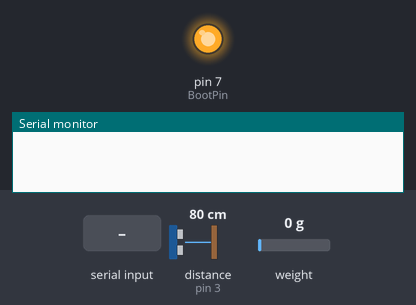
A sketch run on a simulated Arduino Mega 2560, built with avr-gcc and run on an emulated ATmega2560. Shown: output pins drawn as LEDs (lit = HIGH), the last lines printed to the serial monitor. The test bench sets the inputs (shaded band); at power-on: weight on the scale 0 g, distance to the obstacle (sensor on pin 3) 80 cm. The echo pulse lasts 58.3 µs per cm; storage starts empty; the modem accepts every AT command (registered, SIM ready, sends succeed) and sends nothing else; pins used as bus, display or sensor lines are not drawn.

Above: at 0.1 s.
At 5.0 s:
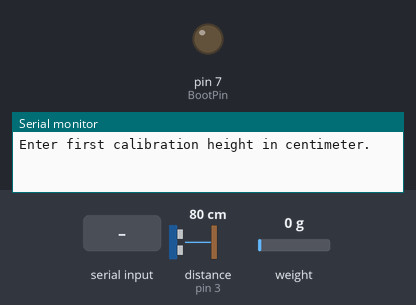
5.1 s: "90,45,200\n" received over Serial
7.7 s: "30,150,10\n" received over Serial
10.3 s: "90,45\n" received over Serial
12.8 s: weight on the scale set to 100 g
Timing chart, 0 to 15.8 s (numbered marks = the images above; inputs shaded):
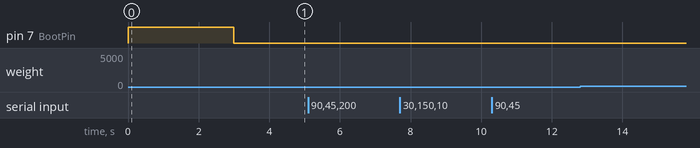

The sketch:

WaterMeasuring.ino
```cpp
/**
 * This is the program that is used for the Arduino especially mega with Ultrasonic sensor (HC-SR04), weight scale (Load Cell) with HX711 amplifier borad,
 * Micro SD card adapter, and GPRS+GPS Module (A7 Ai-Thinker).
 * This program has the purpose to measure and monitor distance and weight&height of water, send to moblie phone via SMS, and also write to SD card.
 *
 * Pin connection between Arduino Mega and HX711
 *  Arduino Mega pin 6 -> HX711 CLK
 *  Arduino Mega pin 5 -> HX711 DOUT
 *  Arduino Mega pin 5V -> HX711 VCC
 *  Arduino Mega pin GND -> HX711 GND
 *
 * Pin connection between Arduino Mega and A7 Ai-Thinker
 *  Arduino Mega TX3 -> A7 Ai-Thinker RX
 *  Arduino Mega RX3 -> A7 Ai-Thinker TX
 *  A7 Ai-Thinker 5V -> A7 Ai-Thinker PWR
 *
 * Pin connection between Arduino Mega and Load Cell and HX711
 *  HX711 E+ -> Load Cell RED
 *  HX711 E- -> Load Cell BLACK
 *  HX711 A- -> Load Cell WHITE
 *  HX711 A+ -> Load Cell GREEN
 *
 * Pin Connection between Arduino Mega and MicroSD card adapter
 *  Arduino Mega pin 53 -> MicroSD card adapter SS
 *  Arduino Mega pin 51 -> MicroSD card adapter MOSI
 *  Arduino Mega pin 50 -> MicroSD card adapter MISO
 *  Arduino Mega pin 52 -> MicroSD card adapter SCK
 *
 */

 /**
 * - Optimize the code by grouping code as a function, adding more comment, and adjusting the delay time.
 * - Add more comment and description.
 * 25/6/2018
 */

/**
 *  - Add time in the message by using <TimeLib.h>
 *  - In order to send data out, it need to send Time + Code + Data
 *    The Code section is a string of characters that the reciever can determine the
 *    coordinator of that sensor.
 *  - Add 'r' button when use with LoadCell to change the weight in air to the current weight
 * read by the LoadCell
 *  - Added the BootPin and SleepPin from David to help save power when the board go to sleep mode.
 *  - Added David's moethod for changing weight into height
 * 2/7/2018
 */

/**
 * - The calibration method with 2 known weight object is added
 * - Add the option for the user to enter 3 value at the beginning of the program
 *    - The first height and the second height
 *    - The offset for the ultrasonic
 *
 * - Removed the time stamp when sending with SMS
 * - Removed many unused variables from the program, like g and pi.
 * 5/7/2018
 */


#include <SD.h>          // Import SD library for allowing reading from and writing to SD cards.
#include <SPI.h>         // Import SPI (Serial Peripheral Interface) library for communicating with SPI devices.
#include <HX711.h>       // Import HX711 library to be used for HX711 24-bit Analog-to-Digital Converter for load cell.
#include <TimeLib.h>     // To send data with time.

#define fileName "DISSMS10.txt"  // Intiallize name of file to use for reading and writing in SD card. This is the max name length, longer than this will not work.

String message;          // message is use to keep all data that will be send along with time and code

struct weightHeightWater         // Struct of water to store the value of weigth and height of water
{
  float w;    // weight
  float h;    // height
};

File file;                  // Create file object named "file"
weightHeightWater weightHeight;   // Create struct of weightHeightWater named "weightHeight"
const char phone_no[]="07930895716";   // Phone number to recieve the SMS
const char code[] = "A-1";
const int trigPin = 2;      // Intialize trigger pin to pin 2 For Ultrasonic sensor (HC-SR04).
const int echoPin = 3;      // Intialize echo pin to pin 3 For Ultrasonic sensor (HC-SR04).
const int loadcellDout = 5; // Intialize dout pin for HX711 amplifier Load Cell.
const int loadcellClk = 6;  // Set clock pin for HX711 amplifier Load Cell.
const int CS_PIN = 53;      // Use pin 53 if connected to MEGA, 10 for UNO. Explain what CS_PIN does
const int BootPin = 7;      // Intialize trigger pin to pin 7 to boot the GSM board.
const int SleepPin = 8;      // Intialize trigger pin to pin 8 to sleep and wake the GSM board.
int j=0;                    // To keep track of Logging - in other words this is a counter, initially set to zero and then incremented at each reading.
float duration, distance;   // These are used later.
float calibration_factor = -2200;     // With -2150, it works for 88 grams tube
float offset = 0;           // Use for distance measurement to turn read data into water level

float height1, height2, weight1, weight2, currentweight, currentheight;
//height1, height2, weight1, weight2 are use for two-known-weight calibration
//currentweight and currentheight are the variable to kept the data that sensor read in one time
String num; //to keep temporary user input
HX711 scale(loadcellDout, loadcellClk);   // Set analog pin of dout and clock

/**
 * The setup() function is used to initialize and set the initial values.
 * This uses SD and HX711 library.
 */
void setup(){
  pinMode(CS_PIN, OUTPUT);    // Set CS_PIN  (53) to output mode
  pinMode(trigPin, OUTPUT);   // Set trigPin  (2) to output mode
  pinMode(echoPin, INPUT);    // Set echoPin  (3) to input mode

  // Set up pin for Wake up and Sleep cycle
  pinMode(BootPin, OUTPUT);     // Set BootPin (7) to output mode to Boot the GSM board each time the Arduino board starts.
  pinMode(SleepPin, OUTPUT);    // Set SleepPin (8) to output mode to sleep and wake the GSM board at each reading cycle.
  digitalWrite(BootPin, HIGH);                 // start the GSM board by sending the BootPin high for >2 seconds
  delay(3000);

  digitalWrite(BootPin, LOW);                  //Power ON..     // It should be running now - and the two power lights should be on
  Serial.println("A7 Power ON!");


  scale.set_scale();
  scale.tare();               // Reset the scale to 0
  //long zero_factor = scale.read_average();  //Get a baseline reading
  //Serial.print("Zero factor: ");            //This can be used to remove the need to tare the scale. Useful in permanent scale projects.
  //Serial.println(zero_factor);

  Serial.begin(115200);             // Set the maximum baud rate of Arduino Mega.
  Serial.println("Enter first calibration height in centimeter.");
  while (!Serial.available());   //make the board stop and wait user to enter the input
  num = Serial.readString();     //read user input into String
  height1 = num.toFloat();       //convert String to float
  scale.set_scale(calibration_factor);  // adjust calibration factor
  weight1 = abs(scale.get_units());       // get weight value
  Serial.print("Height1 and Weight 1 is ");
  Serial.print(height1);
  Serial.print(" and ");
  Serial.println(weight1);

  Serial.println("Enter second calibration height in centimeter.");
  while (!Serial.available());   //make the board stop and wait user to enter the input
  num = Serial.readString();     //read user input into String
  height2 = num.toFloat();       //convert String to float
  scale.set_scale(calibration_factor);  // adjust calibration factor
  weight2 = abs(scale.get_units());       // get weight value
  Serial.print("Height2 and Weight2 is ");
  Serial.print(height2);
  Serial.print(" and ");
  Serial.println(weight2);

  Serial.println("Enter the offset, the distance from loadCell to the bottom.");
  while (!Serial.available());    //make the board stop and wait user to enter the input
  num = Serial.readString();      //read user input into String
  offset = num.toFloat();         //convert String to float
  Serial.print("Offset is ");
  Serial.println(offset);


  // check whether SD.begin is passed or not.
  if( SD.begin(CS_PIN) ){
    // Initialize the SD libary
    Serial.println("SD.begin() - passed");
  }
  else{
    // failed to initialize SD library
    Serial.println("SD.begin() - failed");
  }
  delay(2000);                      // just wait for everything's readiness..
}

/**
 * The loop() function is used to actively control the Arduino board for measuring and monitoring distance and weight,
 * sending to moblie phone via SMS, and also writing to SD card.
 */
void loop(){

  // Wake up routine
  digitalWrite(SleepPin, HIGH);   // wake up
  delay(1000);
  Serial.println("The A7 will wake up from low-power mode");


  j++;                              // To keep track of Logging
  distance = calculateDistance();   // call calculateDistance() function and keep value that returns from this function into "distance".
  weightHeight = calculateWeightHeight();  // call calculateWeightHeught() fucntion and keep value of weight into index[0] and height into index[].
  writeSD();                        // call writeSD() function to write to SD card.

  /**
   *  Create String to use later in the program
   *  The String 'message' will be used later when write to SD and SMS
   */
  message = String(j) + ", ";
  message += String(code) + ", " + distance + ", ";
  message += String(weightHeight.w) + ", " + String(weightHeight.h);
  Serial.println(message);

  sendSMS();      // call sendSMS() function to send data as SMS to mobile phone.
  delay(100);  // How long for each interval in ms, 600000 for 10 minutes.


  // Sleep Routine
  Serial.println("The A7 will go to sleep in low-power mode now. Sweet dreams.");
  digitalWrite(SleepPin, LOW);  //Sleep

  delay(30000);  // How long for each interval in ms, 30000 for 30 seconds
}

/**
 * This function is used to calculate the actual distance.
 * Speed of sound = 340 m/s = 34000 cm/s = 34 cm/ms = 0.034 cm/µs
 * time = distance / speed
 * distance = time x speed
 * distance apart (cm) = time x speed / 2 = time x 0.034 / 2   *** distance is halved as signal goes to the object and back
 * therefore, d = duration*0.034/2.0
 *
 * @return d
 */
float calculateDistance(){
int i, n = 20;
  float validNum = n;   // Count the number of valid read from ultrasonic
  float accDis = 0;
  for(i=0; i<n; i++){
    float d;  // distance
    digitalWrite(trigPin, LOW);            // reset the ultrasound device
    delayMicroseconds(2);               // wait for it to stabilise
    digitalWrite(trigPin, HIGH);           // trigger a reading
    delayMicroseconds(10);              // wait for a stable reading by holding the trigger pin high for 10 microseconds
    digitalWrite(trigPin, LOW);            // set trigger low again
    duration = pulseIn(echoPin, HIGH);     // Read the length of time the echo-pin is held high, which is proportional to distance
    d = duration*0.034/2.0;             // calculate actual distance
    if(d > 1000) {
      d = 0;                            // set a flag if the value is outside the range of distance
      validNum--;
      if (validNum == 0) validNum = 1;  // If the valid number is 0, the devider can't be 0.
    }
    // If the distance is either too close or too far, the device will return incorrect value. The optimal distance is between 2 cm and 300 cm.
    else{
      accDis += d;
    }
  }
  return offset - (accDis/validNum);               // return value of distance
}

/**
 * This function will calibrate the weight read by loadCell
 * By using 2 known weight method
 */
weightHeightWater calculateWeightHeight(){
  weightHeightWater wh;
  scale.set_scale(calibration_factor);  // adjust calibration factor
  wh.w = abs(scale.get_units());        // get weight value
  wh.h = height1-(((weight1-wh.w)/(weight1-weight2))*(height1-height2));
  return wh;                             // return value of weight and height
}

/**
 * This function is used to write the data to SD card
 * including value of distance and weight.
 */
void writeSD(){
  file = SD.open(fileName, FILE_WRITE);   // open file "DISSMS10.txt" for writing.
  delay(5000);                            // Delay to let the system finish the work
  file.print(message);
  file.close();
}

/**
 * This function uses AT command to send the data to mobile phone via SMS.
 */
void sendSMS(){
  Serial3.begin(115200);
  Serial3.println("AT+CMGF=1");   // set input and output format of messages to Text mode.
  delay(5000);                    // Delay to let the system finish the work
  Serial3.print("AT+CMGS=\"");    // Begin to send SMS to given number
  Serial3.print(phone_no);        // Phone number here
  Serial3.write(0x22);            //
  Serial3.write(0x0D);            // /r
  Serial3.write(0x0A);            // /n                 /r/n = new line in Windows
  delay(5000);
  // The actual message in the SMS
  Serial3.print(message);
  delay(5000);
  Serial3.println(char(26));
  // The end of the message
  delay(5000); // Delay to let the system finish the work
  Serial3.end();
}
```
